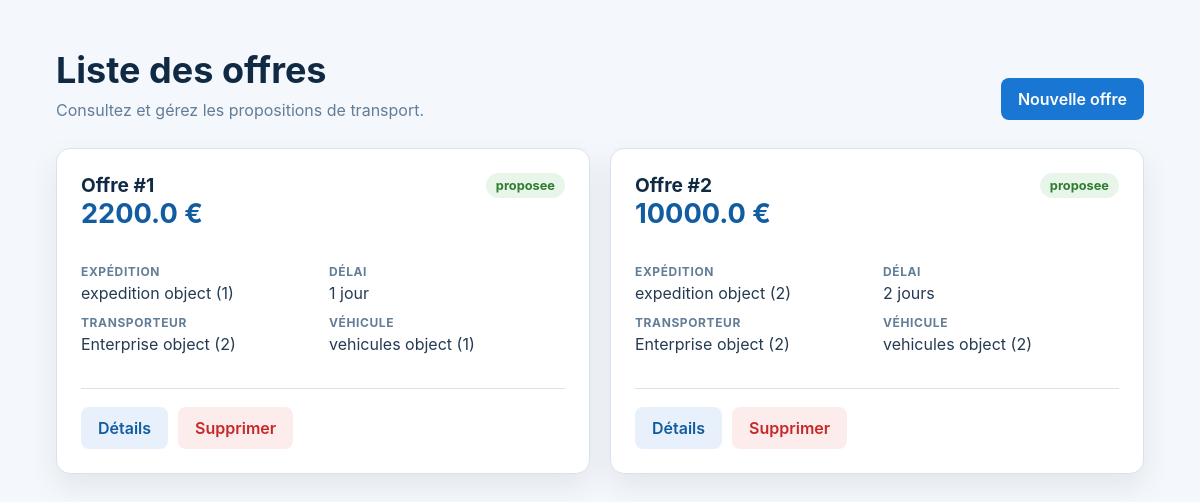
Before: /offre/list/ with the older database file.
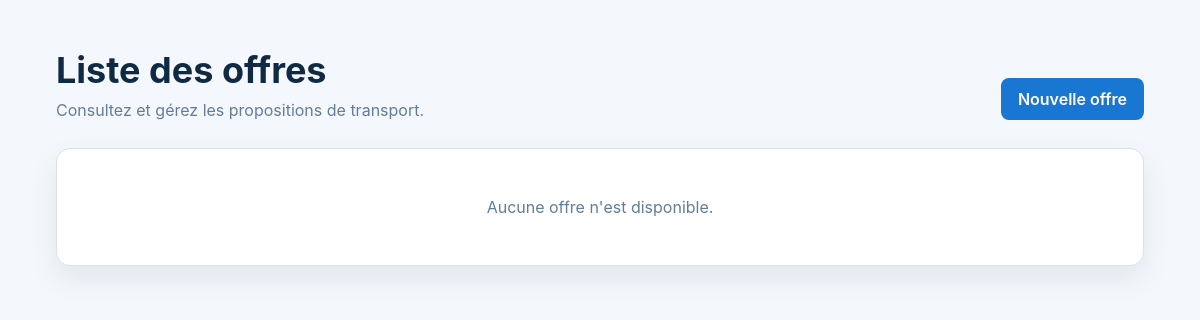
After: the same page with the newer database file.
### OffreApp/models.py (models this page shows, shortened)
class offre(models.Model):
    prix = models.FloatField(validators=[MinValueValidator(1,"Le prix ne peut pas etre negative")])
    delais_jour = models.IntegerField(blank=False,null=False,validators=[MinValueValidator(1,"Le delais ne peut pas etre negative")])
    status = models.CharField(max_length=20,choices=[
        ('p','proposee'),
        ('a','acceptee'),
        ('r','refusee'),
        ('re','retiree'),
    ],default='p')
    date_proposition = models.DateTimeField(auto_now_add=True)
    expedition = models.ForeignKey('ExpidationApp.expedition',on_delete=models.CASCADE,related_name='offres')
    transporteur = models.ForeignKey('EntrepriseApp.Enterprise',on_delete=models.CASCADE,related_name='offres')
    vehicule = models.ForeignKey('VehiculesApp.vehicules',on_delete=models.CASCADE,related_name='offres')
    created_at = models.DateTimeField(auto_now_add=True)
    updated_at = models.DateTimeField(auto_now=True)

### ExpidationApp/models.py (models this page shows, shortened)
class expedition(models.Model):
    entreprise = models.ForeignKey('EntrepriseApp.Enterprise',on_delete=models.CASCADE,related_name='expeditions')
    reference = models.CharField(max_length=20, unique=True, editable=False)
    ville_depart = models.CharField(max_length=100)
    ville_arrivee = models.CharField(max_length=100)
    poids_kg = models.FloatField(validators=[
        MinValueValidator(1,"Le poids ne peut pas etre negative")
    ])
    date_souhaitee = models.DateTimeField()
    description = models.TextField()
    status = models.CharField(max_length=20,choices=[
        ('p','publiee'),
        ('a','attribuee'),
        ('ec','en_cours'),
        ('l','livree'),
        ('an','annulee')
    ],default='p')
    created_at = models.DateTimeField(auto_now_add=True)
    updated_at = models.DateTimeField(auto_now=True)

### EntrepriseApp/models.py (models this page shows)
class Enterprise(models.Model):
    raison_social = models.CharField(max_length=200,blank=False,null=False)
    matricule_fiscale = models.CharField(max_length=17,unique=True)
    adress = models.TextField(validators=[
        MinLengthValidator(20,"L'adresse ne peut pas avoir mois de 20 char")
    ,   MaxLengthValidator(400,"L'adresse ne peut pas avoir plus de 400 char")]
    )
    type_entreprise = models.CharField(max_length=100,choices=[
        ('c','Chargeur'),
        ('t','Transporteur')
    ])
    created_at = models.DateTimeField(auto_now_add=True)
    update_at = models.DateTimeField(auto_now=True)
    gerant = models.OneToOneField(Utilisatuer,on_delete=models.CASCADE,related_name='entreprise')

### VehiculesApp/models.py (models this page shows, shortened)
class vehicules(models.Model):
    immatriculation = models.CharField(max_length=20,unique=True)
    capacite_kg = models.PositiveIntegerField(validators=[
        MinValueValidator(1,"La capacite ne peut pas etre negative"),
    ])
    entreprise = models.ForeignKey('EntrepriseApp.Enterprise',on_delete=models.CASCADE,related_name='vehicules')
    created_at = models.DateTimeField(auto_now_add=True)
    updated_at = models.DateTimeField(auto_now=True)
    disponible = models.BooleanField(default=True)
    type_vehicule = models.CharField(max_length=20,choices=[
        ('camionnette','Camionnette'),
        ('fourgon','Fourgon'),
        ('camion_porteur','Camion porteur'),
        ('semi_remorque','Semi-remorque')
    ])

### OffreApp/views.py (the view)
# urls.py: path("list/",ListOffre.as_view(),name="listview"),
class ListOffre(ListView):
    model = offre
    template_name = "offre/list.html"
    context_object_name = 'list'

### Templates/offre/list.html (shortened to what this page needs)
<!DOCTYPE html>
<html lang="en">
<head>
    {% load static %}
    <link rel="stylesheet" href="{% static 'css/offre.css' %}">
</head>
<body>
    <main class="container">
        <div class="page-heading">
            <div>
                <h1>Liste des offres</h1>
                <p class="subtitle">Consultez et gérez les propositions de transport.</p>
            </div>
            <a class="button button-primary" href="{% url 'Offre:createview' %}">Nouvelle offre</a>
        </div>
        {% if list %}
            <section class="offer-grid">
                {% for obj in list %}
                    <article class="card offer-card">
                        <header>
                            <div>
                                <h2>Offre #{{ obj.pk }}</h2>
                                <span class="offer-price">{{ obj.prix }} €</span>
                            </div>
                            <span class="status">{{ obj.get_status_display }}</span>
                        </header>
                        <dl class="offer-meta">
                            <div>
                                <dt>Expédition</dt>
                                <dd>{{ obj.expedition }}</dd>
                            </div>
                            <div>
                                <dt>Délai</dt>
                                <dd>{{ obj.delais_jour }} jour{{ obj.delais_jour|pluralize }}</dd>
                            </div>
                            <div>
                                <dt>Transporteur</dt>
                                <dd>{{ obj.transporteur }}</dd>
                            </div>
                            <div>
                                <dt>Véhicule</dt>
                                <dd>{{ obj.vehicule }}</dd>
                            </div>
                        </dl>
                        <div class="actions">
                            <a class="button button-secondary" href="{% url 'Offre:detailview' obj.pk %}">Détails</a>
                            <a class="button button-danger" href="{% url 'Offre:deleteview' obj.pk %}">Supprimer</a>
                        </div>
                    </article>
                {% endfor %}
            </section>
        {% else %}
            <div class="card empty-state">Aucune offre n'est disponible.</div>
        {% endif %}
    </main>
</body>
</html>

### static/css/offre.css (style rules this page uses)
:root { --navy: #102a43; --blue: #1976d2; --blue-dark: #125ca1; --bg: #f4f7fb; --surface: #ffffff; --text: #243b53; --muted: #627d98; --border: #d9e2ec; --danger: #c62828; --shadow: 0 12px 30px rgba(16, 42, 67, 0.08); }
* { box-sizing: border-box; }
body { background: var(--bg); color: var(--text); font-family: Inter, "Segoe UI", Arial, sans-serif; margin: 0; }
a { color: var(--blue); text-decoration: none; }
.container { margin: 0 auto; max-width: 1120px; padding: 48px 16px 64px; }
.page-heading { align-items: end; display: flex; justify-content: space-between; gap: 24px; margin-bottom: 28px; }
h1 { color: var(--navy); font-size: clamp(1.7rem, 3vw, 2.35rem); margin: 0 0 8px; }
.subtitle { color: var(--muted); margin: 0; }
.card { background: var(--surface); border: 1px solid var(--border); border-radius: 14px; box-shadow: var(--shadow); }
.button, button { border: 0; border-radius: 8px; cursor: pointer; display: inline-block; font: inherit; font-weight: 600; padding: 11px 17px; }
.button-primary, button { background: var(--blue); color: #fff; }
.empty-state { color: var(--muted); padding: 48px 24px; text-align: center; }

Changed rows visible on the page:
removed offre: pk "1", prix "2200.0", status "proposee", expedition "expedition object (1)", delais_jour "1", transporteur "Enterprise object (2)", vehicule "vehicules object (1)"
removed offre: pk "2", prix "10000.0", status "proposee", expedition "expedition object (2)", delais_jour "2", transporteur "Enterprise object (2)", vehicule "vehicules object (2)"
Other visible differences:
text now shown: "Aucune offre n'est disponible."
